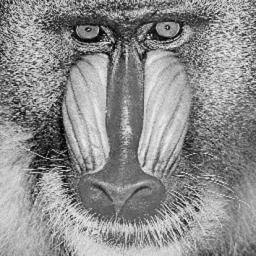
#> input picture PA(4)_EE23E008/lab4/Mandrill.png, 256 x 256 px
$ python solution.py
#> lines starting #> are read from the running program, lines starting #| are printed output that depends on the picture
#> further down, img_mat1 is the input picture: shape (256, 256); min 0, max 251, mean 140.8
import numpy as np
import cv2


# Define Gaussian function to compute the value of the Gaussian distribution
def gaussian_value(x,y,midx,midy,sigma):
    h=(1/(2*np.pi*(sigma**2)))*(np.e**(-((midx-x)**2 + (midy-y)**2)/(2*(sigma**2))))
    return h

# Generate Gaussian kernel
def gaussian(sigma):
    # Compute the size of the kernel based on sigma
#> called with sigma = 0.3
    h=np.zeros([int(np.ceil(6*sigma+1)),int(np.ceil(6*sigma+1))])
    shape=np.shape(h)
    midx=((shape[0]+1)//2)-1
    midy=((shape[1]+1)//2)-1
    #traverse through h and appply gaussian_value function to find value
    for i in range(shape[0]):
        for j in range(shape[1]):
            h[i,j]=gaussian_value(i,j,midx,midy,sigma)
    return h

# [35 lines of commented-out code are left out]
def conv(img, kernel):
    # Get the dimensions of the kernel
    kernel_rows, kernel_cols = kernel.shape
    # Calculate padding size
    pad_rows = kernel_rows // 2
    pad_cols = kernel_cols // 2
    # Pad the image
    img_padded = np.pad(img, ((pad_rows, pad_rows), (pad_cols, pad_cols)), mode='constant')
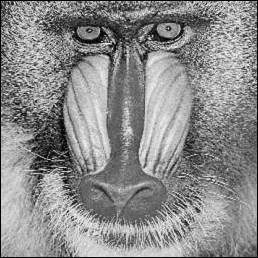
#> img_padded: shape (258, 258); min 0, max 251, mean 138.6
    # Flip the kernel horizontally and vertically
    kernel = np.flipud(np.fliplr(kernel))
    # Perform convolution
    output = np.zeros_like(img)
    for i in range(output.shape[0]):
        for j in range(output.shape[1]):
            output[i, j] = np.sum(kernel * img_padded[i:i+kernel_rows, j:j+kernel_cols])
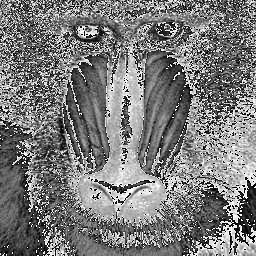
#> output: shape (256, 256); min 0, max 255, mean 122.3
    return output


# Read the input image
img_mat1 = cv2.imread('Mandrill.png', cv2.IMREAD_GRAYSCALE)

# Generate Gaussian kernel
sigma = 0.3
h = gaussian(sigma)

# Perform convolution
output = conv(img_mat1, h)

# Save the output image
cv2.imwrite('Output.png', output)
